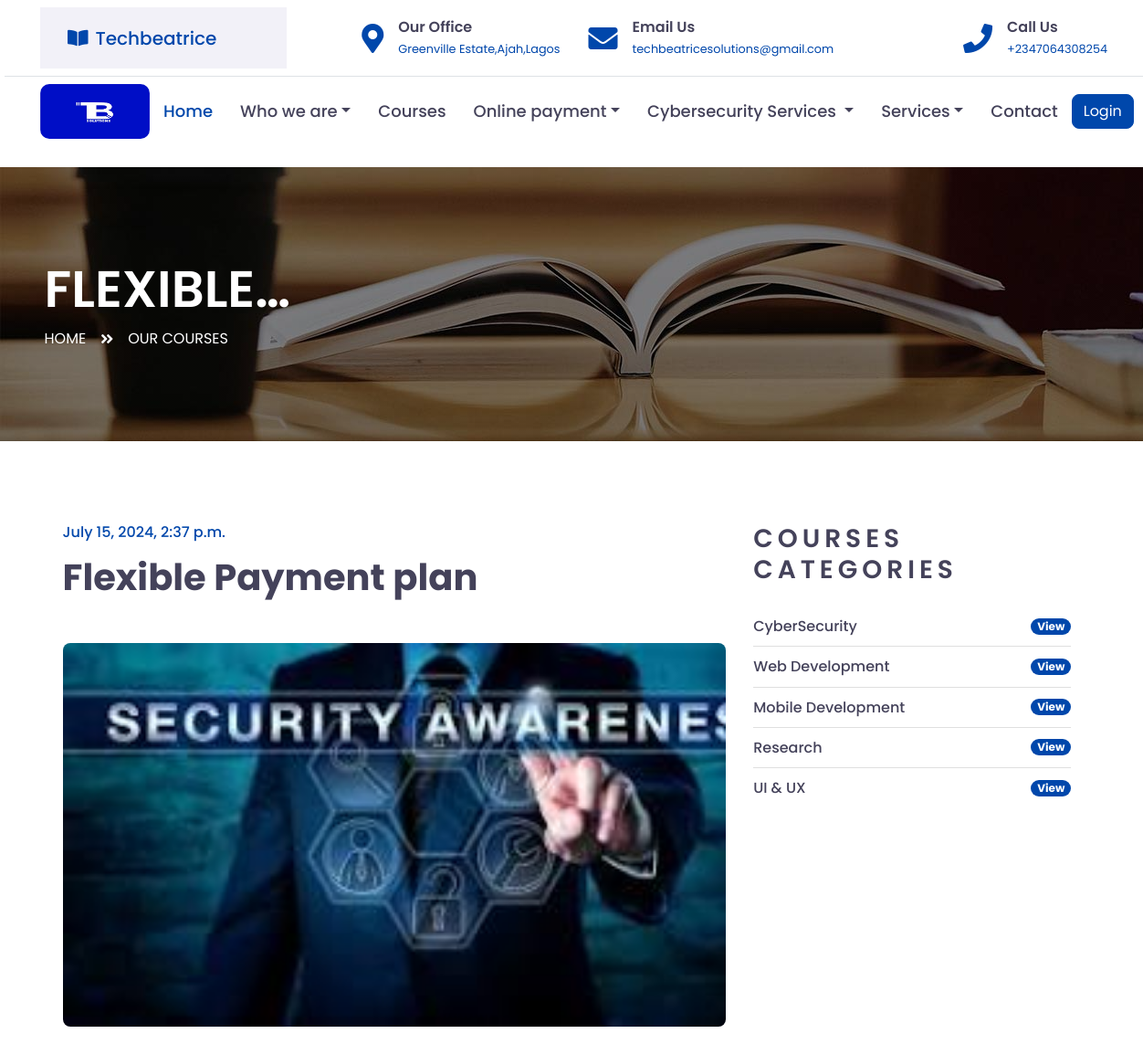
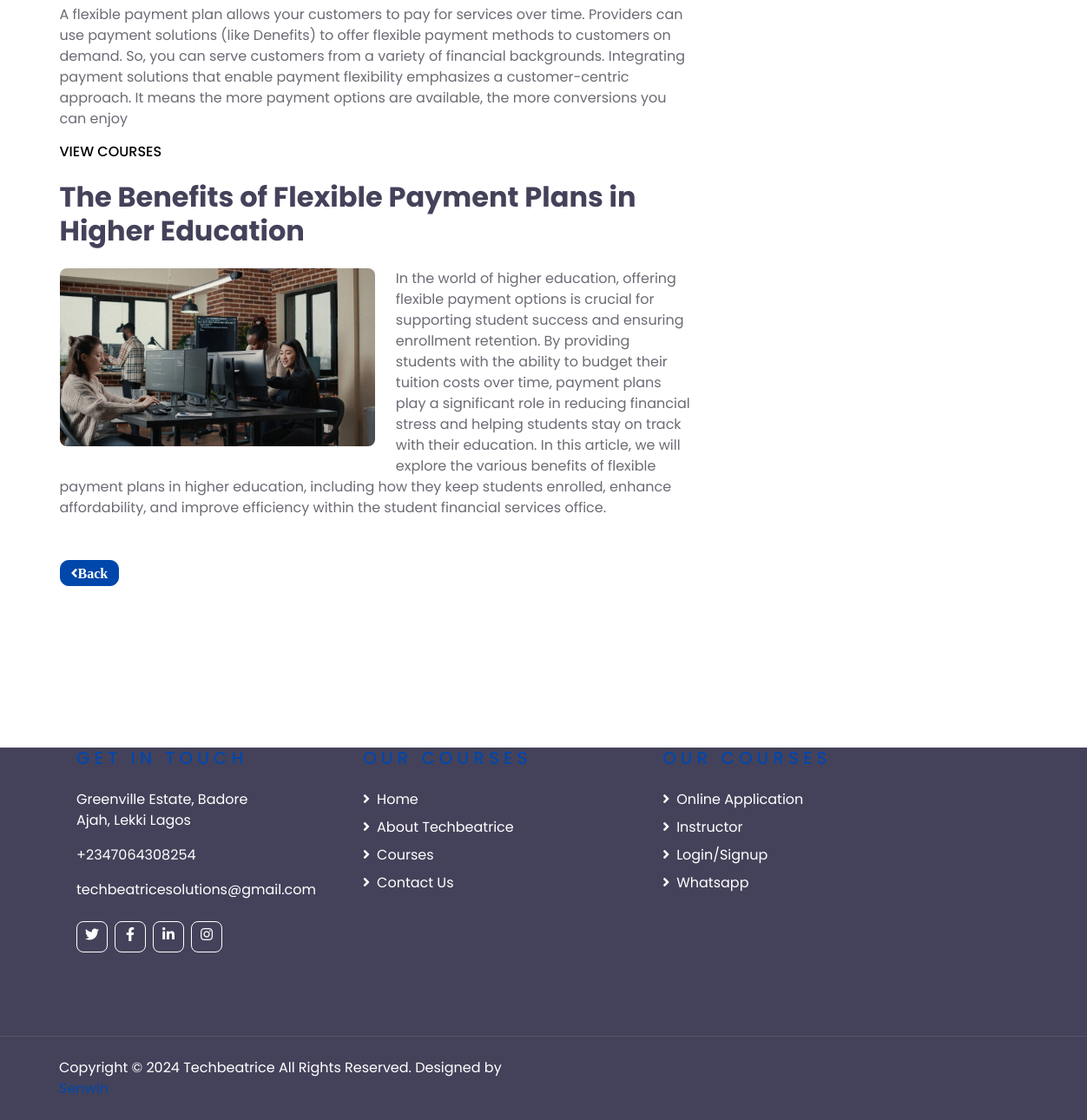
Screenshot of /article/2/ with the database file from the repository (2 pictures, top to bottom).
### techbeatrice/models.py (models this page shows, shortened)
class Techbeatrice_Subjects(models.Model):
    techbeatrice_subjects_title = models.CharField(max_length =205, blank=True, null=True)
    techbeatrice_subjects_sub_title = models.CharField(max_length =205, blank=True, null=True)
    techbeatrice_subjects_description = models.TextField()
    techbeatrice_subjects_sub_description = models.TextField()
    techbeatrice_subjects_img = models.ImageField(upload_to ='tech_subjects_img/',blank=True,null=True)
    techbeatrice_subjects_sub_img = models.ImageField(upload_to ='tech_subjects_sub_img/',blank=True,null=True)
    techbeatrice_subjects_slug = models.SlugField (max_length =205,blank=True, null=True)
    techbeatrice_subjects_publish_date = models.DateTimeField (auto_now_add= True)
    techbeatrice_subjects_author = models.ForeignKey(User, on_delete=models.CASCADE)
    class Meta:
        ordering =['-techbeatrice_subjects_publish_date']

### techbeatrice/views.py (the view, shortened to what this page needs)
# urls.py: path('article/<int:pk>/', ArticleDetailView.as_view(), name="detail"),
class ArticleDetailView(DetailView):
    model = Techbeatrice_Subjects
    template_name = 'techbeatrice/article_detail.html'

### templates/techbeatrice/article_detail.html (shortened to what this page needs)
{% extends "base.html" %}
{% load static %}
{% block content %}
    <div class="container-fluid page-header" style="margin-bottom: 90px;">
        <div class="container">
            <div class="d-flex flex-column justify-content-center" style="min-height: 300px">
                <h3 class="display-4 text-white text-uppercase">{{ object.techbeatrice_subjects_title|truncatechars:9}}</h3>
                <div class="d-inline-flex text-white">
                    <p class="m-0 text-uppercase"><a class="text-white" href="{% url 'home' %}">Home</a></p>
                    <i class="fa fa-angle-double-right pt-1 px-3"></i>
                    <p class="m-0 text-uppercase"><a class="text-white" href="{% url 'techbeatrice_courses' %}">Our Courses</a></p>
                </div>
            </div>
        </div>
    </div>
    <div class="container-fluid py-5">
        <div class="container py-5">
            <div class="row">
                <div class="col-lg-8">
                    <div class="mb-5">
                        <h6 class="text-primary mb-3">{{ object.techbeatrice_subjects_publish_date }}</h6>
                        <h1 class="mb-5">{{ object.techbeatrice_subjects_title }}</h1>
                        <img class="img-fluid rounded w-100 mb-4" src="{{ object.techbeatrice_subjects_img.url }}" alt="Image">
                        <p>{{ object.techbeatrice_subjects_description }}</p>
                        <h6 class="m-0 text-uppercase"><a class="text-black" href="{% url 'techbeatrice_courses' %}">View Courses</a></h6><br>
                        <h2 class="mb-4">{{ object.techbeatrice_subjects_sub_title }}</h2>
                        <img class="img-fluid rounded w-50 float-left mr-4 mb-3" src="{{ object.techbeatrice_subjects_sub_img.url }}" alt="Image">
                        <p>{{ object.techbeatrice_subjects_sub_description }}</p>
                    </div>
                    <div class="btn-wrapper">
                        <a href=""onclick="history.back(); return false;" class="btn btn-primary"style="border-radius: 10px;"><i class="fa fa-angle-left">Back</i></a>
                    </div>
                </div>
                <div class="col-lg-4 mt-5 mt-lg-0">
                    <div class="mb-5">
                        <h3 class="text-uppercase mb-4" style="letter-spacing: 5px;">Courses Categories</h3>
                        <ul class="list-group list-group-flush">
                            <li class="list-group-item d-flex justify-content-between align-items-center px-0">
                                <a href="{% url 'techbeatrice_courses' %}" class="text-decoration-none h6 m-0">CyberSecurity</a>
                                <a href="{% url 'techbeatrice_courses' %}"><span class="badge badge-primary badge-pill">View</span></a>
                            </li>
                            <li class="list-group-item d-flex justify-content-between align-items-center px-0">
                                <a href="{% url 'techbeatrice_courses' %}" class="text-decoration-none h6 m-0">Web Development</a>
                                <a href="{% url 'techbeatrice_courses' %}"><span class="badge badge-primary badge-pill">View</span></a>
                            </li>
                            <li class="list-group-item d-flex justify-content-between align-items-center px-0">
                                <a href="{% url 'techbeatrice_courses' %}" class="text-decoration-none h6 m-0">Mobile Development</a>
                                <a href="{% url 'techbeatrice_courses' %}"><span class="badge badge-primary badge-pill">View</span></a>
                            </li>
                            <li class="list-group-item d-flex justify-content-between align-items-center px-0">
                                <a href="{% url 'techbeatrice_courses' %}" class="text-decoration-none h6 m-0">Research</a>
                                <a href="{% url 'techbeatrice_courses' %}"><span class="badge badge-primary badge-pill">View</span></a>
                            </li>
                            <li class="list-group-item d-flex justify-content-between align-items-center px-0">
                                <a href="{% url 'techbeatrice_courses' %}" class="text-decoration-none h6 m-0">UI & UX</a>
                                <a href="{% url 'techbeatrice_courses' %}"><span class="badge badge-primary badge-pill">View</span></a>
                            </li>
                        </ul>
                    </div>
                </div>
            </div>
        </div>
    </div>
{% endblock %}

### rows the page displays
Techbeatrice_Subjects: techbeatrice_subjects_title "FLEXIBLE…", techbeatrice_subjects_publish_date "July 15, 2024, 2:37 p.m.", techbeatrice_subjects_title "Flexible Payment plan", techbeatrice_subjects_img (picture), techbeatrice_subjects_description "A flexible payment plan allows your customers to pay for services over time. Providers can use payment solutions (like Denefits) to offer flexible payment methods to customers on demand. So, you can serve customers from a variety of financial backgrounds. Integrating payment solutions that enable payment flexibility emphasizes a customer-centric approach. It means the more payment options are available, the more conversions you can enjoy", techbeatrice_subjects_sub_title "The Benefits of Flexible Payment Plans in Higher Education", techbeatrice_subjects_sub_img (picture), techbeatrice_subjects_sub_description "In the world of higher education, offering flexible payment options is crucial for supporting student success and ensuring enrollment retention. By providing students with the ability to budget their tuition costs over time, payment plans play a significant role in reducing financial stress and helping students stay on track with their education. In this article, we will explore the various benefits of flexible payment plans in higher education, including how they keep students enrolled, enhance affordability, and improve efficiency within the student financial services office."
